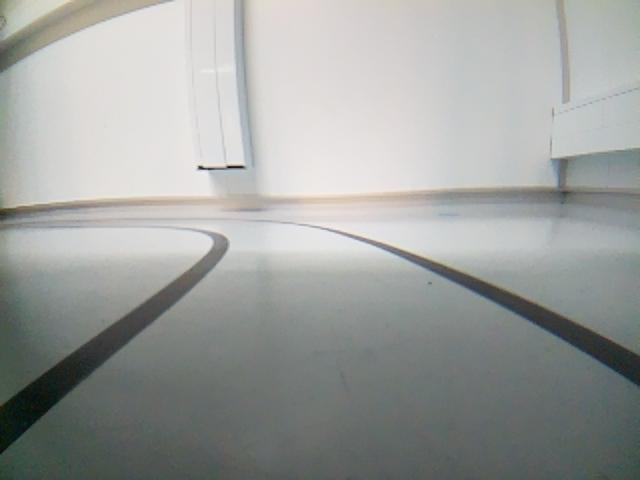
#> input picture ai-projects/ml-automatic-pathfinding/transfer_picture/Driving-picture/0-angle+.jpg, 640 x 480 px, found by its file name; its folder holds only this picture in this run
$ jupyter execute '1.1picture transfer.ipynb'
#> lines starting #> are read from the running program, lines starting #| are printed output that depends on the picture; after the words box and inside, x2 and y2 are one past the last pixel; in counts of white or black regions, pixels touching at a corner belong together
[cell 1]
import os
from PIL import Image

def slice_image(image_path):
    """
    Slices an image to obtain only the lower half.

    Parameters:
    - image_path: str, path to the image file.

    Returns:
    - The lower half of the image.
    """
    image = Image.open(image_path)
#> image is the input picture: PIL image 640x480 RGB; mean R, G, B 157.7, 160.4, 157.9
    width, height = image.size
#> width = 640; height = 480
    # Calculate the box for the lower half
    box = (0, height // 2, width, height)
#> box = (0, 240, 640, 480)
    lower_half = image.crop(box)
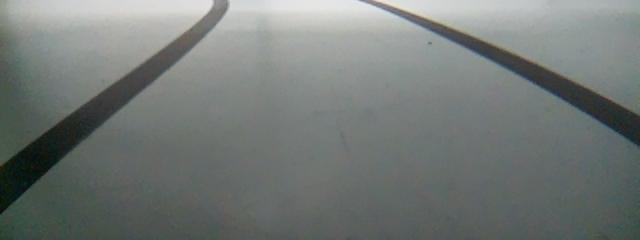
#> lower_half: PIL image 640x240 RGB; mean R, G, B 115.2, 120.9, 118.4

    return lower_half

def process_images_in_folder(input_folder, output_folder):
    """
    Processes all images in the input folder, extracts the lower half,
    and saves it to the output folder.

    Parameters:
    - input_folder: str, path to the input folder containing images.
    - output_folder: str, path to the output folder to save the lower halves.
    """
    if not os.path.exists(output_folder):
        os.makedirs(output_folder)  # Create output folder if it doesn't exist

    for filename in os.listdir(input_folder):
        if filename.lower().endswith(('.png', '.jpg', '.jpeg')):  # Check for image files
            image_path = os.path.join(input_folder, filename)
            lower_half = slice_image(image_path)
            # Save the lower half with a unique filename
            lower_half.save(os.path.join(output_folder, f"{os.path.splitext(filename)[0]}_lower_half.jpeg"))

[cell 2]
input_folder = r"C:\Users\yil\Desktop\ipy project\bot-project\transfer_picture\Driving-picture"  # 输入文件夹路径
output_folder = r"C:\Users\yil\Desktop\ipy project\bot-project\transfer_picture\Cut-picture"  # 输出文件夹路径

process_images_in_folder(input_folder, output_folder)

[cell 3]
import cv2
import os

def process_images_with_canny(input_folder, output_folder):
    """
    使用Canny边缘检测处理图片中的黑色线路，并将结果保存到输出文件夹中。

    :param input_folder: 输入图片的文件夹路径
    :param output_folder: 输出处理后图片的文件夹路径
    """
    # 创建输出文件夹（如果不存在）
    if not os.path.exists(output_folder):
        os.makedirs(output_folder)

    # 遍历输入文件夹中的所有图片文件
    for filename in os.listdir(input_folder):
        if filename.endswith('.jpg') or filename.endswith('.jpeg') or filename.endswith('.png'):
            # 构建完整的输入图片路径
            image_path = os.path.join(input_folder, filename)

            # 读取图片
            image = cv2.imread(image_path)
#> image: shape (240, 640, 3)

            # 将图片转换为灰度图
            gray = cv2.cvtColor(image, cv2.COLOR_BGR2GRAY)

            # 应用高斯模糊以减少噪声
            blurred = cv2.GaussianBlur(gray, (5, 5), 0)

            # 使用Canny边缘检测
            edges = cv2.Canny(blurred, 50, 150)
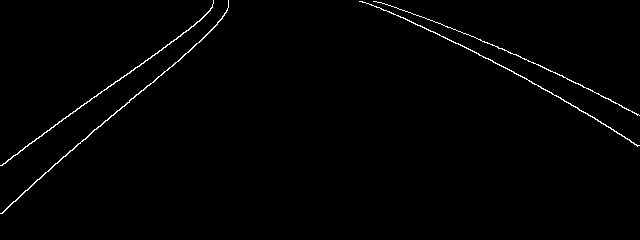
#> edges: shape (240, 640); 1% white in thin lines or dots, all inside (x1, y1, x2, y2) = (0, 0, 640, 214)

            # 构建输出图片路径
            output_image_path = os.path.join(output_folder, filename)

            # 保存处理后的图片
            cv2.imwrite(output_image_path, edges)

            print(f'Processed and saved: {output_image_path}')

    print("所有图片处理完毕！")

$ run again, on ai-projects/ml-automatic-pathfinding/transfer_picture/Driving-picture/10-straight.jpg
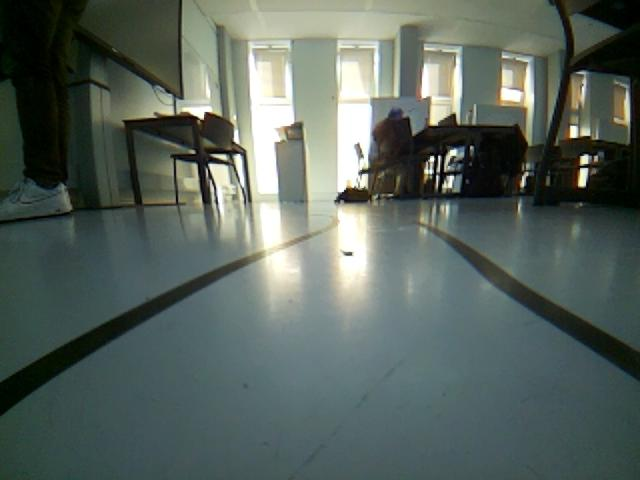
#> input picture ai-projects/ml-automatic-pathfinding/transfer_picture/Driving-picture/10-straight.jpg, 640 x 480 px, found by its file name
#> in slice_image, image is the input picture: PIL image 640x480 RGB; mean R, G, B 88.6, 100.1, 93.4
#> in slice_image, `lower_half = image.crop(box)`:
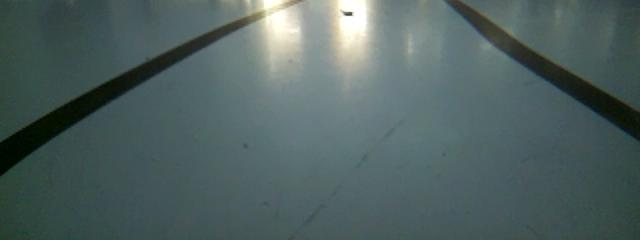
#> lower_half: PIL image 640x240 RGB; mean R, G, B 80, 97.4, 96.5
#> image: shape (240, 640, 3)
#> in process_images_with_canny, `edges = cv2.Canny(blurred, 50, 150)`:
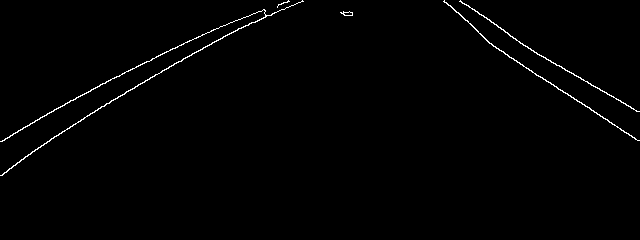
#> edges: shape (240, 640); 0.97% white in thin lines or dots, all inside (x1, y1, x2, y2) = (0, 0, 640, 176)

$ run again, on ai-projects/ml-automatic-pathfinding/transfer_picture/Driving-picture/11-angle-.jpg
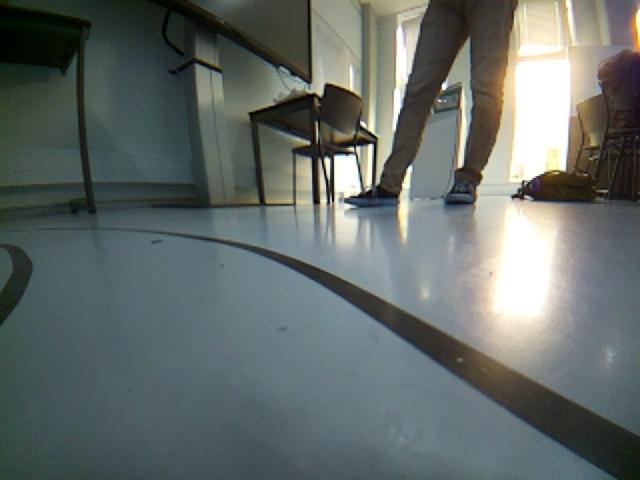
#> input picture ai-projects/ml-automatic-pathfinding/transfer_picture/Driving-picture/11-angle-.jpg, 640 x 480 px, found by its file name
#> in slice_image, image is the input picture: PIL image 640x480 RGB; mean R, G, B 99.8, 107.8, 105.1
#> image: shape (240, 640, 3)
#> in process_images_with_canny, `blurred = cv2.GaussianBlur(gray, (5, 5), 0)`:
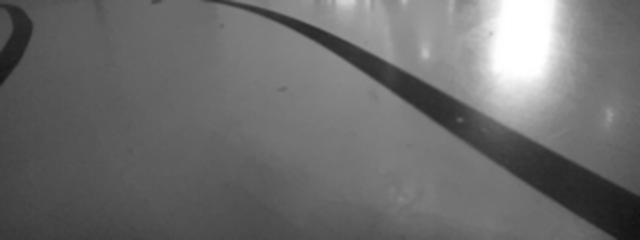
#> blurred: shape (240, 640); min 20, max 255, mean 108.4
#> in process_images_with_canny, `edges = cv2.Canny(blurred, 50, 150)`:
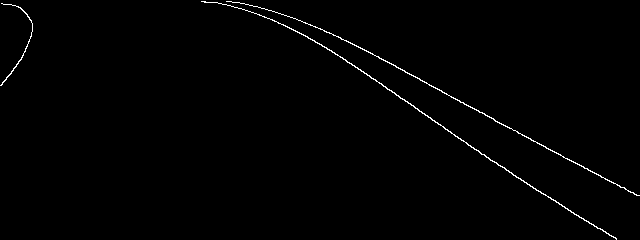
#> edges: shape (240, 640); 0.87% white in thin lines or dots

$ run again, on ai-projects/ml-automatic-pathfinding/transfer_picture/Driving-picture/1-angle.jpg
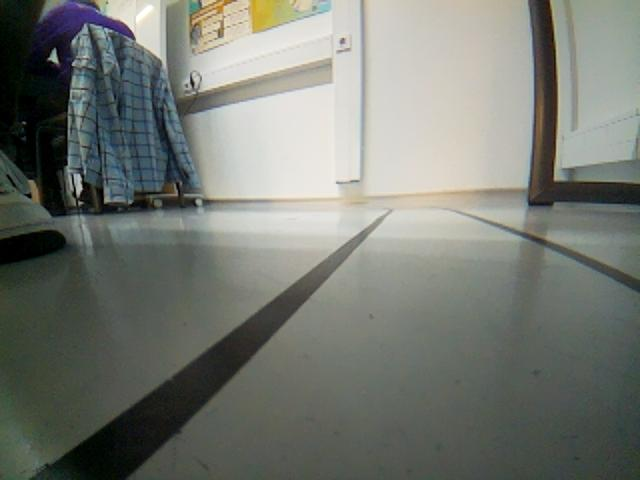
#> input picture ai-projects/ml-automatic-pathfinding/transfer_picture/Driving-picture/1-angle.jpg, 640 x 480 px, found by its file name
#> in slice_image, image is the input picture: PIL image 640x480 RGB; mean R, G, B 117.7, 121.3, 114.3
#> in slice_image, `lower_half = image.crop(box)`:
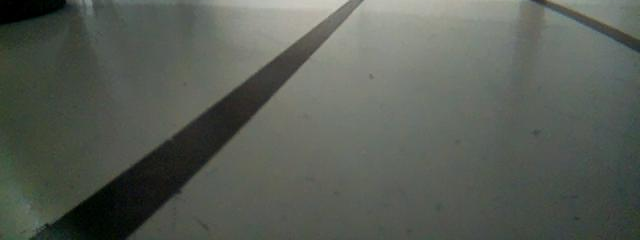
#> lower_half: PIL image 640x240 RGB; mean R, G, B 88.1, 93.1, 85.4
#> image: shape (240, 640, 3)
#> in process_images_with_canny, `edges = cv2.Canny(blurred, 50, 150)`:
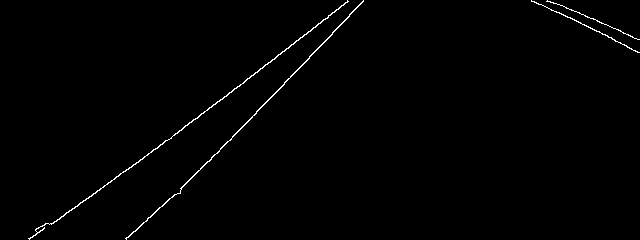
#> edges: shape (240, 640); 0.84% white in thin lines or dots
